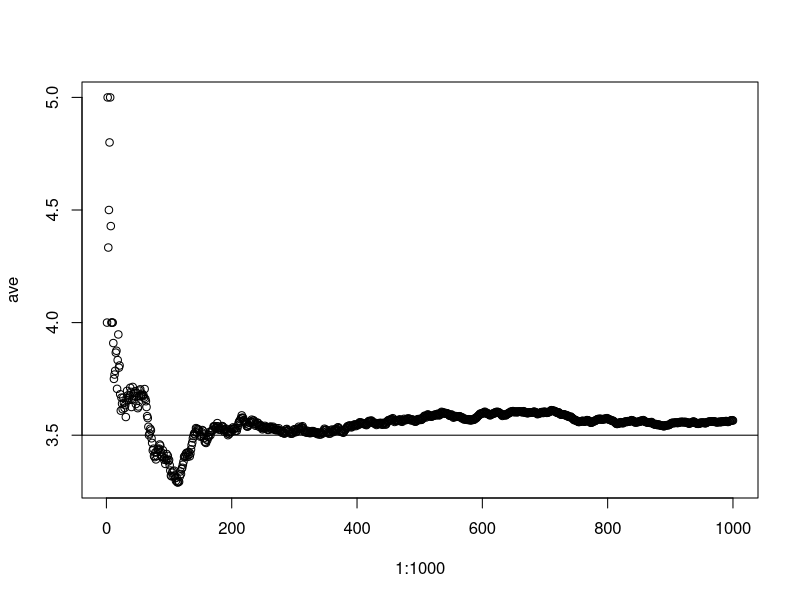
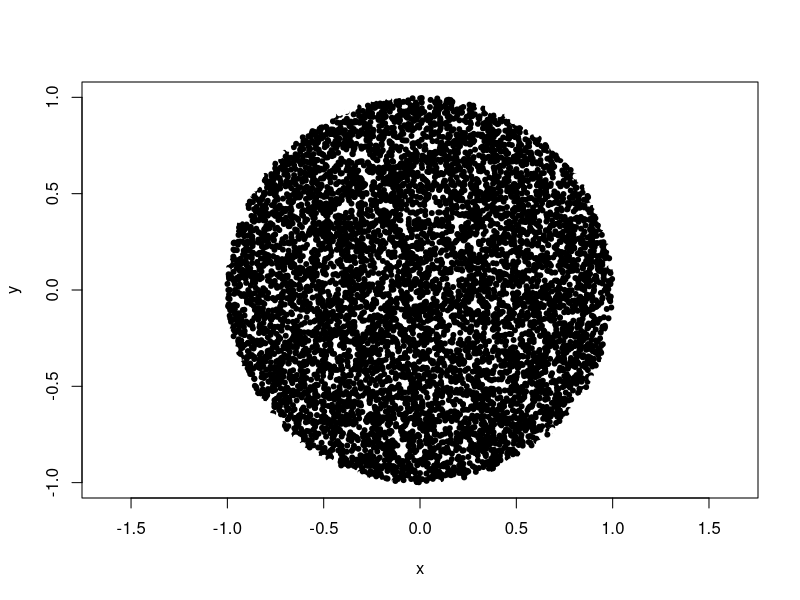
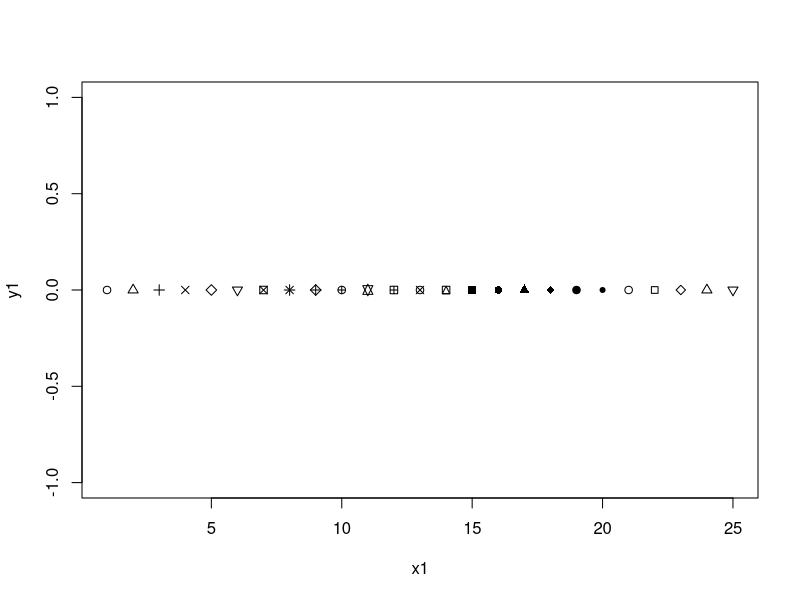

The R script that drew these images, in order:
ave <- numeric(1000)
x <- as.integer(runif(1000, 1, 7))
for(n in 1:1000) ave[n] <- mean(x[1:n])
plot(1:1000, ave)
abline(h=3.5)

x <- runif(10000, -1, 1)
y <- runif(10000, -1, 1)
plot(x, y, col=ifelse(x^2+y^2<1, "black", "white"), pch=20, asp = 1)
4 * sum(x^2+y^2<1) / 100000
x1 <- 1:25
y1 <- numeric(25)
plot(x1, y1, pch=x1)

x <- runif(1000*50, min=0, max=12)
xm <- matrix(x, nrow=1000, ncol=50)
z50 <- apply(xm, 1, mean)
sum(abs(z50-6)>1)/1000
